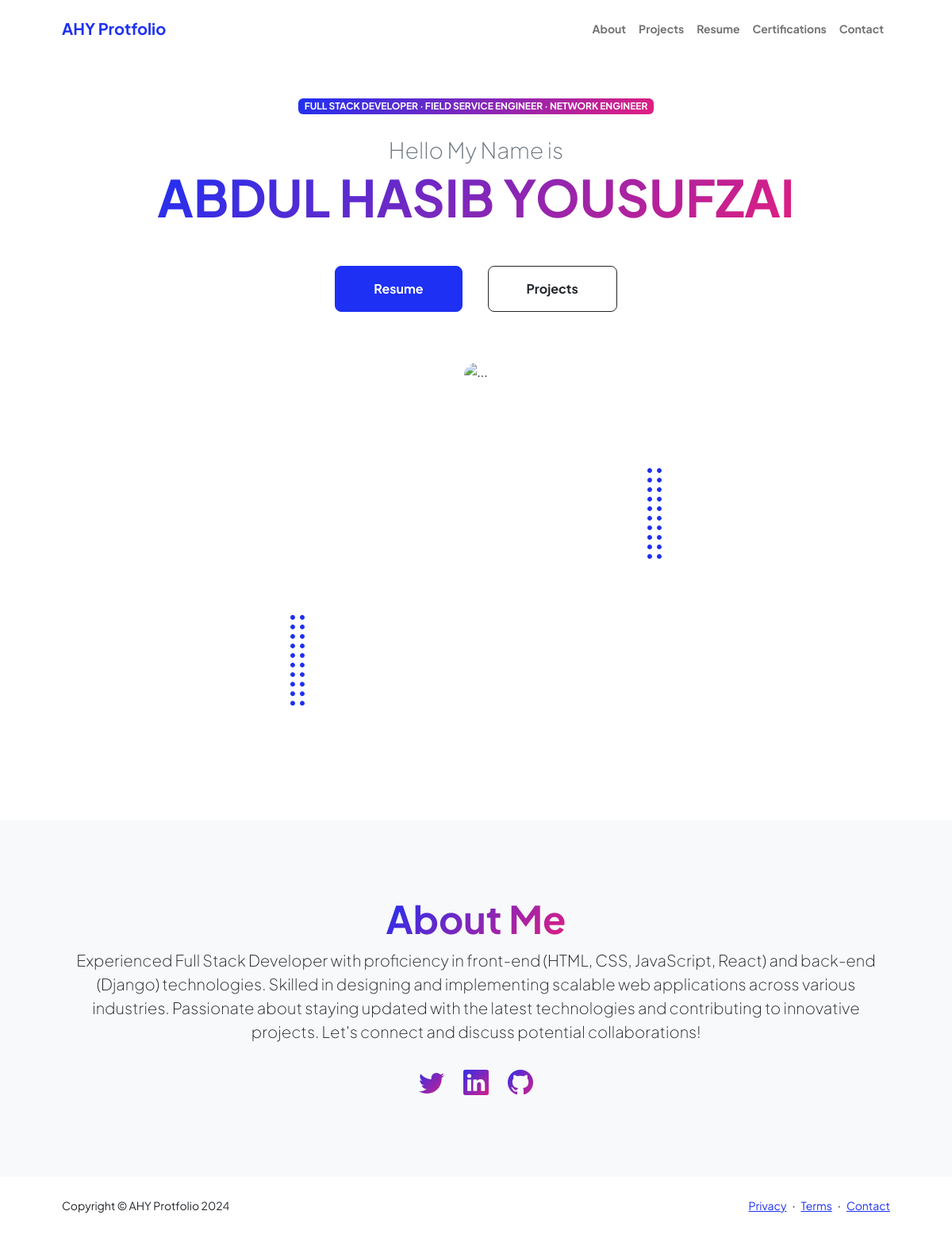
The page / on the database its author committed.
### main/models.py (models this page shows, shortened)
class MenuItem(models.Model):
    name = models.CharField(max_length=255)
    url = models.CharField(max_length=255)

class UserProfile(models.Model):
    user = models.OneToOneField(User, on_delete=models.CASCADE)
    email = models.EmailField(unique=True,blank=True)
    profile_picture = models.ImageField(upload_to='static/profile_pictures/', blank=True, null=True)
    bio = models.TextField(blank=True)
    resume = models.FileField(upload_to='static/resumes/', blank=True)
    phone_number = models.CharField(max_length=20, blank=True, null=True)

### main/views.py (the view)
# urls.py: 2. Add a URL to urlpatterns:  path('', views.home, name='home')
def home(request):
    menu_items = MenuItem.objects.all()
    certifications = Certification.objects.all()
    profile = UserProfile.objects.values('bio').get()
    return render(request,'main/index.html',{
        'menu_items':menu_items,
        'certifications':certifications,
        'profile':profile
    })

### templates/main/index.html (shortened to what this page needs)
{% extends 'base.html' %}
{% load static %}
{% block header_area %}
<header class="py-5">
  <div class="container px-5 pb-5">
      <div class="row gx-5 align-items-center">
          <div class="col-xxl-5">
              <div class="text-center text-xxl-start">
                  <div class="badge bg-gradient-primary-to-secondary text-white mb-4"><div class="text-uppercase">Full Stack Developer &middot; Field Service Engineer &middot; Network Engineer</div></div>
                  <div class="fs-3 fw-light text-muted">Hello My Name is </div>
                  <h1 class="display-3 fw-bolder mb-5"><span class="text-gradient d-inline">ABDUL HASIB YOUSUFZAI</span></h1>
                  <div class="d-grid gap-3 d-sm-flex justify-content-sm-center justify-content-xxl-start mb-3">
                      <a class="btn btn-primary btn-lg px-5 py-3 me-sm-3 fs-6 fw-bolder" href="resume.html">Resume</a>
                      <a class="btn btn-outline-dark btn-lg px-5 py-3 fs-6 fw-bolder" href="projects.html">Projects</a>
                  </div>
              </div>
          </div>
          <div class="col-xxl-7">
              <div class="d-flex justify-content-center mt-5 mt-xxl-0">
                  <div class="profile ">
                      <img class="profile-img" style="max-width: 500px; max-height: 500px; border-radius: 30px;" src=" {% static 'assets/profile.jpg' %} " alt="..." />
                      <div class="dots-1">
                      </div>
                      <div class="dots-2">
                      </div>
                      <div class="dots-3">
                      </div>
                      <div class="dots-4">
                      </div>
                  </div>
              </div>
          </div>
      </div>
  </div>
</header>
{% endblock header_area %}
{% block about_section %}
<section class="bg-light py-5">
  <div class="container px-5">
      <div class="row gx-5 justify-content-center">
          <div class="col-xxl-8">
              <div class="text-center my-5">
                  <h2 class="display-5 fw-bolder"><span class="text-gradient d-inline">About Me</span></h2>
                  <p class="lead fw-light mb-4 ">
                    {{profile.bio}}
                    </p>
                  <div class="d-flex justify-content-center fs-2 gap-4">
                      <a class="text-gradient" href="#!"><i class="bi bi-twitter"></i></a>
                      <a class="text-gradient" href="#!"><i class="bi bi-linkedin"></i></a>
                      <a class="text-gradient" href="#!"><i class="bi bi-github"></i></a>
                  </div>
              </div>
          </div>
      </div>
  </div>
</section>
{% endblock about_section %}

### templates/partials/_nav.html (shortened to what this page needs)
<nav class="navbar navbar-expand-lg navbar-light bg-white py-3">
    <div class="container px-5">
        <a class="navbar-brand" href="index.html"><span class="fw-bolder text-primary">AHY Protfolio</span></a>
        <div class="collapse navbar-collapse" id="navbarSupportedContent">
            <ul class="navbar-nav ms-auto mb-2 mb-lg-0 small fw-bolder">
                {% for menu_item in menu_items  %}
                <li class="nav-item"><a class="nav-link" href="{% url 'main:about' %}">{{menu_item.name}}</a></li>
                {% empty %}
                    <h1>No Items Found!</h1>
                {% endfor %}
            </ul>
        </div>
    </div>
</nav>

### rows shown on the page
MenuItem: name "About"
MenuItem: name "Projects"
MenuItem: name "Resume"
MenuItem: name "Certifications"
MenuItem: name "Contact"
UserProfile: bio "Experienced Full Stack Developer with proficiency in front-end (HTML, CSS, JavaScript, React) and back-end (Django) technologies. Skilled in designing and implementing scalable web applications across various industries. Passionate about staying updated with the latest technologies and contributing to innovative projects. Let's connect and discuss potential collaborations!"
